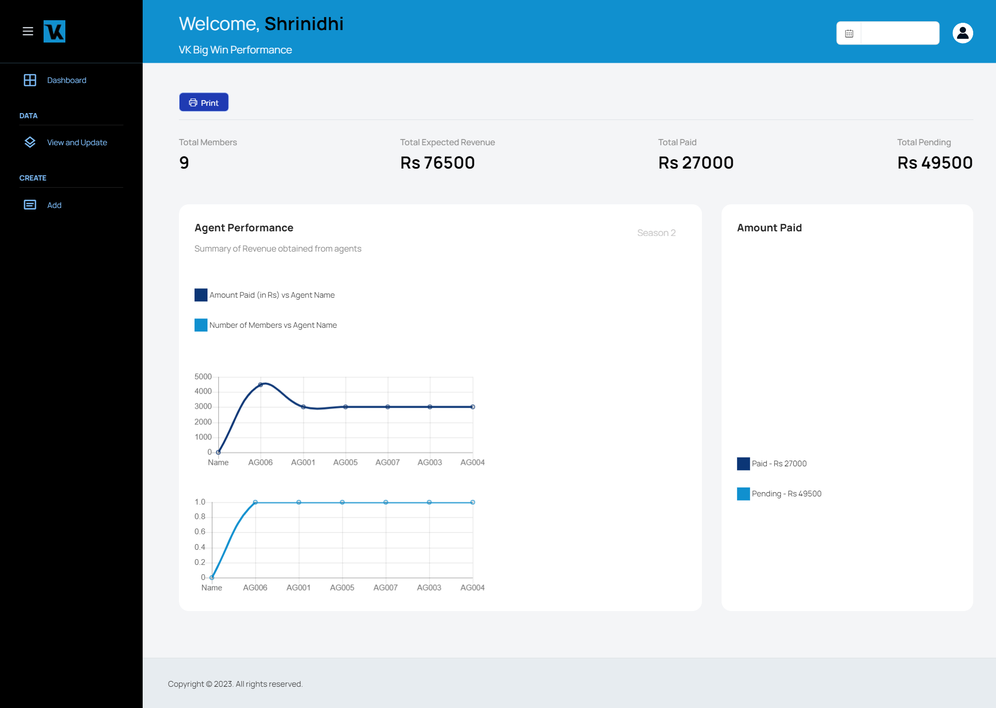
#> input picture Normalisation/image.png, 996 x 708 px, shrunk from 1920 x 1365 before the run
$ python 'Image Processing.py'
#> lines starting #> are read from the running program, lines starting #| are printed output that depends on the picture
import cv2
import numpy as np

image = cv2.imread('image.png')
#> image is the input picture: shape (708, 996, 3); mean B, G, R 210.6, 205, 195
image = np.array(image)

m=len(image)
#> m = 708
n=len(image[0])
#> n = 996
o=len(image[0][0])
#> o = 3

kernel=np.array([
    [1/7, 1/7, 1/7],
    [1/7, 1/7, 1/7],
    [1/7, 1/7, 1/7]
])

x=len(kernel)
y=len(kernel[0])
size=x//2

a=cv2.filter2D(image, -1, kernel)
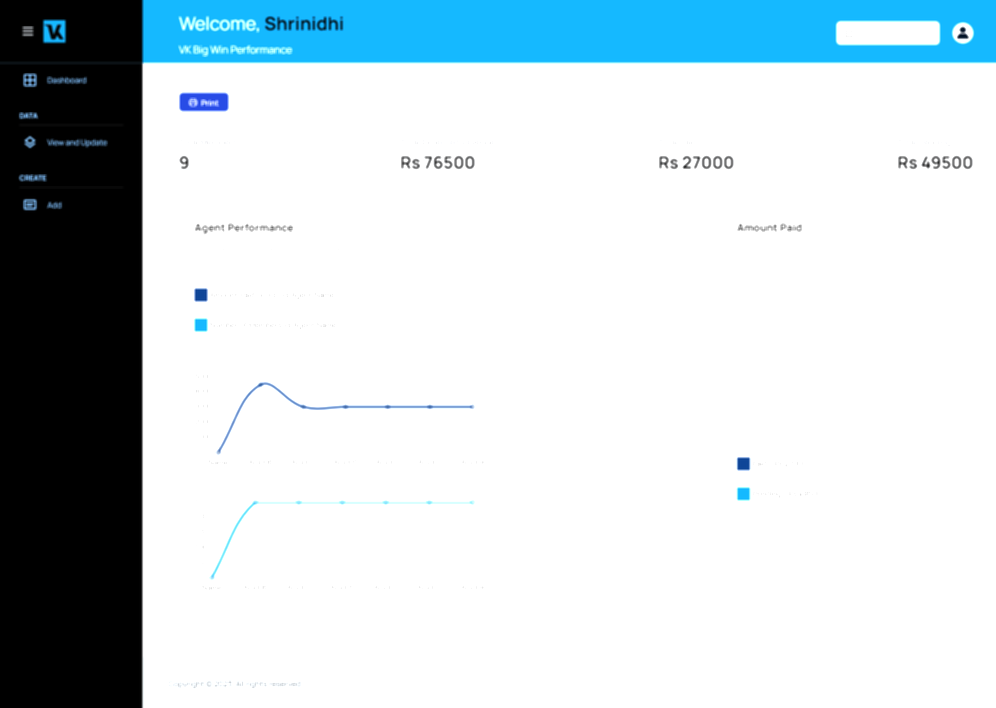
#> a: shape (708, 996, 3); mean B, G, R 218.4, 213.1, 201.1
b=0
c=0

for i in range(x):
    for j in range(y):
        c+=kernel[i][j]**2

#> (the run stopped early here; a loop or call above may not have finished)
